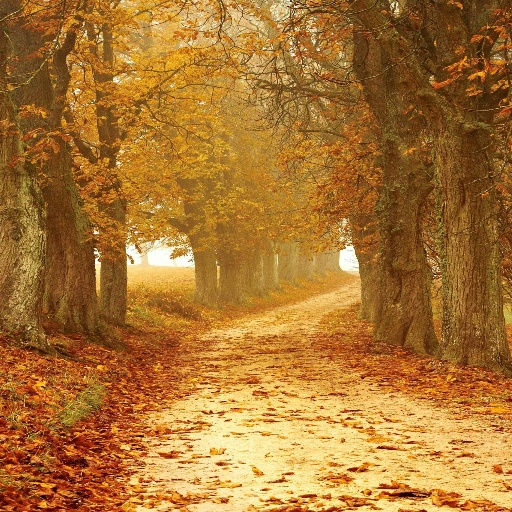
#> input picture assets/input/0002.jpg, 512 x 512 px; its folder holds only this picture in this run
$ python feature_extraction.py   (older library calls are emulated)
#> lines starting #> are read from the running program, lines starting #| are printed output that depends on the picture; after the words box and inside, x2 and y2 are one past the last pixel; in counts of white or black regions, pixels touching at a corner belong together
"""
Image Feature Extraction for Photo-to-Music Conversion
---------------------------------------------------

This script extracts comprehensive visual features from images to enable mapping
to musical parameters. The following features are extracted:

1. Multi-scale Analysis
   - Gaussian pyramids: Multi-resolution representations at different scales
   - Laplacian pyramids: Band-pass filtered versions highlighting details at different scales
   - Depth map estimation: Using focus/defocus cues to create depth information

2. Color Features
   - Color statistics: Mean, standard deviation in BGR, HSV, and LAB color spaces
   - Dominant colors: Using k-means clustering to identify main colors
   - Color proportions: Distribution of colors across the image
   - Hue, saturation, and value statistics: For emotional mapping

3. Texture Features
   - GLCM (Gray Level Co-occurrence Matrix): Contrast, homogeneity, energy
   - LBP (Local Binary Pattern): Texture pattern histograms
   - Gabor filter responses: At different orientations for texture analysis

4. Shape Features
   - Edge density: Measure of detail and complexity
   - Contour analysis: Number, size, and complexity of shapes
   - Hu moments: Shape descriptors invariant to translation, rotation, and scale

5. Spatial Features
   - Grid-based analysis: 3×3 grid with statistics for each cell
   - Spatial frequency: Using FFT (Fast Fourier Transform)
   - Balance measurements: Horizontal and vertical distribution of elements

Mapping
- Color features → Harmonic structure, chord progressions, and emotional qualities
- Texture features → Timbre selection and instrumental choices
- Shape features → Melodic contours and phrase structures
- Spatial features → Rhythmic patterns and time signatures
- Depth information → Musical layering and spatial characteristics

The extracted features are saved as JSON data for subsequent musical parameter mapping.
"""

import cv2
import numpy as np
import matplotlib.pyplot as plt
import os
import argparse
from tqdm import tqdm
import json

def create_gaussian_pyramid(img, levels=4):
    G = img.copy()
    gaussian_pyramid = [G]
    for i in range(levels):
        G = cv2.pyrDown(G)
        gaussian_pyramid.append(G)
    return gaussian_pyramid

def create_laplacian_pyramid(gaussian_pyramid):
    laplacian_pyramid = []
    for i in range(len(gaussian_pyramid) - 1):
        # Get the current level and the expanded version of the next level
        current_level = gaussian_pyramid[i]
        expanded = cv2.pyrUp(gaussian_pyramid[i + 1])

        # Resize the expanded image to match the current level
        if expanded.shape != current_level.shape:
            expanded = cv2.resize(expanded, (current_level.shape[1], current_level.shape[0]))

        # Compute the Laplacian as the difference
        laplacian = cv2.subtract(current_level, expanded)
        laplacian_pyramid.append(laplacian)

    # Add the smallest Gaussian level as the last Laplacian level
    laplacian_pyramid.append(gaussian_pyramid[-1])

    return laplacian_pyramid

def estimate_depth(img):
    # Convert to grayscale if the image has multiple channels
    if len(img.shape) > 2:
        gray = cv2.cvtColor(img, cv2.COLOR_BGR2GRAY)
    else:
        gray = img

    # Apply Laplacian to detect edges and measure focus
    laplacian = cv2.Laplacian(gray, cv2.CV_64F)

    # Calculate local variance of Laplacian as a focus measure
    kernel_size = 15
    laplacian_abs = np.abs(laplacian)
    focus_map = cv2.GaussianBlur(laplacian_abs, (kernel_size, kernel_size), 0)

    # Normalize to get a depth map (higher values = more in focus = closer)
    depth_map = cv2.normalize(focus_map, None, 0, 1, cv2.NORM_MINMAX)

    return depth_map

def extract_color_features(img):
    # Convert to different color spaces
    hsv = cv2.cvtColor(img, cv2.COLOR_BGR2HSV)
    lab = cv2.cvtColor(img, cv2.COLOR_BGR2LAB)

    # Split channels
    b, g, r = cv2.split(img)
    h, s, v = cv2.split(hsv)
    l, a, b_lab = cv2.split(lab)

    # Calculate color histograms
    h_hist = cv2.calcHist([hsv], [0], None, [180], [0, 180])
    s_hist = cv2.calcHist([hsv], [1], None, [256], [0, 256])
    v_hist = cv2.calcHist([hsv], [2], None, [256], [0, 256])

    # Find dominant colors using k-means clustering
    pixels = img.reshape(-1, 3).astype(np.float32)
    criteria = (cv2.TERM_CRITERIA_EPS + cv2.TERM_CRITERIA_MAX_ITER, 10, 1.0)
    k = 5  # Number of dominant colors to extract
    _, labels, centers = cv2.kmeans(pixels, k, None, criteria, 10, cv2.KMEANS_RANDOM_CENTERS)

    # Count pixels in each cluster to get color proportions
    unique_labels, counts = np.unique(labels, return_counts=True)
    color_proportions = counts / counts.sum()

    # Convert centers to BGRs for color visualization
    centers = centers.astype(np.uint8)

    # Calculate color moments
    color_features = {
        # Color statistics
        'mean_hue': float(np.mean(h)),
        'std_hue': float(np.std(h)),
        'mean_saturation': float(np.mean(s)),
        'std_saturation': float(np.std(s)),
        'mean_value': float(np.mean(v)),
        'std_value': float(np.std(v)),

        # BGR statistics
        'mean_blue': float(np.mean(b)),
        'std_blue': float(np.std(b)),
        'mean_green': float(np.mean(g)),
        'std_green': float(np.std(g)),
        'mean_red': float(np.mean(r)),
        'std_red': float(np.std(r)),

        # LAB statistics (perceptual)
        'mean_lightness': float(np.mean(l)),
        'std_lightness': float(np.std(l)),

        # Dominant hues
        'dominant_hue': float(np.argmax(h_hist)),

        # Dominant colors as BGR values
        'dominant_colors': [centers[i].tolist() for i in range(k)],
        'color_proportions': color_proportions.tolist()
    }

    return color_features

def extract_texture_features(img):
    # Convert to grayscale if needed
    if len(img.shape) > 2:
        gray = cv2.cvtColor(img, cv2.COLOR_BGR2GRAY)
    else:
        gray = img

    # 1. Calculate Haralick texture features using GLCM
    # We'll use a simplified approach here
    glcm = np.zeros((256, 256), dtype=np.uint32)
    h, w = gray.shape

    # Simple GLCM computation (horizontal adjacency)
    for i in range(h):
        for j in range(w-1):
            glcm[gray[i,j], gray[i,j+1]] += 1

    # Normalize the GLCM
    glcm = glcm.astype(np.float32)
    glcm_sum = glcm.sum()
    if glcm_sum > 0:
        glcm /= glcm_sum

    # Calculate some basic GLCM statistics
    # Contrast
    contrast = 0
    for i in range(256):
        for j in range(256):
            contrast += glcm[i,j] * (i-j)**2

    # Homogeneity
    homogeneity = 0
    for i in range(256):
        for j in range(256):
            homogeneity += glcm[i,j] / (1 + abs(i-j))

    # Energy
    energy = np.sum(glcm**2)

    # 2. Local Binary Pattern (simplified)
    lbp = np.zeros_like(gray)
    for i in range(1, h-1):
        for j in range(1, w-1):
            center = gray[i, j]
            code = 0

            # Compute 8-bit LBP code
            code |= (gray[i-1, j-1] >= center) << 7
            code |= (gray[i-1, j] >= center) << 6
            code |= (gray[i-1, j+1] >= center) << 5
            code |= (gray[i, j+1] >= center) << 4
            code |= (gray[i+1, j+1] >= center) << 3
            code |= (gray[i+1, j] >= center) << 2
            code |= (gray[i+1, j-1] >= center) << 1
            code |= (gray[i, j-1] >= center) << 0

            lbp[i, j] = code

    # Calculate LBP histogram
    lbp_hist = cv2.calcHist([lbp], [0], None, [256], [0, 256])
    lbp_hist = lbp_hist.flatten() / (h * w)  # Normalize

    # 3. Gabor filters for different orientations
    gabor_features = []
    for theta in [0, np.pi/4, np.pi/2, 3*np.pi/4]:
        kernel = cv2.getGaborKernel((21, 21), 4.0, theta, 10.0, 0.5, 0, ktype=cv2.CV_32F)
        filtered = cv2.filter2D(gray, cv2.CV_8UC3, kernel)
        gabor_features.append(float(np.mean(filtered)))
        gabor_features.append(float(np.std(filtered)))

    texture_features = {
        # GLCM features
        'contrast': float(contrast),
        'homogeneity': float(homogeneity),
        'energy': float(energy),

        # LBP stats (first few bins of histogram)
        'lbp_stats': lbp_hist[:10].tolist(),

        # Gabor features
        'gabor_features': gabor_features
    }

    return texture_features

def extract_shape_features(img):
    # Convert to grayscale if needed
    if len(img.shape) > 2:
        gray = cv2.cvtColor(img, cv2.COLOR_BGR2GRAY)
    else:
        gray = img

    # Edge detection with Canny
    edges = cv2.Canny(gray, 100, 200)

    # Count edge pixels and calculate edge density
    edge_density = np.sum(edges > 0) / (edges.shape[0] * edges.shape[1])

    # Find contours
    contours, _ = cv2.findContours(edges, cv2.RETR_EXTERNAL, cv2.CHAIN_APPROX_SIMPLE)

    # Calculate contour features
    num_contours = len(contours)

    # Average contour size and complexity
    avg_contour_points = 0
    avg_contour_area = 0

    if num_contours > 0:
        total_points = sum(len(contour) for contour in contours)
        avg_contour_points = total_points / num_contours

        total_area = sum(cv2.contourArea(contour) for contour in contours)
        avg_contour_area = total_area / num_contours

    # Calculate image moments
    moments = cv2.moments(gray)
    hu_moments = cv2.HuMoments(moments).flatten()

    shape_features = {
        'edge_density': float(edge_density),
        'num_contours': num_contours,
        'avg_contour_points': float(avg_contour_points),
        'avg_contour_area': float(avg_contour_area),
        'hu_moments': [float(moment) for moment in hu_moments]
    }

    return shape_features

def extract_spatial_features(img):
    # Convert to grayscale if needed
    if len(img.shape) > 2:
        gray = cv2.cvtColor(img, cv2.COLOR_BGR2GRAY)
    else:
        gray = img

    # Divide the image into a 3x3 grid and compute statistics for each cell
    h, w = gray.shape
    cell_h, cell_w = h // 3, w // 3

    cell_stats = []
    for i in range(3):
        for j in range(3):
            # Extract cell
            cell = gray[i*cell_h:(i+1)*cell_h, j*cell_w:(j+1)*cell_w]

            # Compute statistics
            cell_stats.append({
                'mean': float(np.mean(cell)),
                'std': float(np.std(cell)),
                'position': [i, j]
            })

    # Calculate spatial frequency using FFT
    f_transform = np.fft.fft2(gray)
    f_shift = np.fft.fftshift(f_transform)
    magnitude_spectrum = 20 * np.log(np.abs(f_shift) + 1)  # Add 1 to avoid log(0)

    # Calculate statistics from frequency domain
    freq_mean = float(np.mean(magnitude_spectrum))
    freq_std = float(np.std(magnitude_spectrum))

    # Calculate horizontal and vertical imbalance
    left_half = np.mean(gray[:, :w//2])
    right_half = np.mean(gray[:, w//2:])
    h_imbalance = float(abs(left_half - right_half) / 255.0)

    top_half = np.mean(gray[:h//2, :])
    bottom_half = np.mean(gray[h//2:, :])
    v_imbalance = float(abs(top_half - bottom_half) / 255.0)

    spatial_features = {
        'cell_stats': cell_stats,
        'frequency_mean': freq_mean,
        'frequency_std': freq_std,
        'horizontal_imbalance': h_imbalance,
        'vertical_imbalance': v_imbalance
    }

    return spatial_features

def extract_all_features(img_path):
    # Read the image
    img = cv2.imread(img_path)

    if img is None:
        print(f"Error loading image: {img_path}")
        return None

    # Basic image info
    height, width, channels = img.shape if len(img.shape) == 3 else (*img.shape, 1)
    aspect_ratio = width / height

    # Generate Gaussian pyramid
    gaussian_pyramid = create_gaussian_pyramid(img, levels=4)

    # Generate Laplacian pyramid
    laplacian_pyramid = create_laplacian_pyramid(gaussian_pyramid)

    # Estimate depth
    depth_map = estimate_depth(img)
    depth_stats = {
        'mean_depth': float(np.mean(depth_map)),
        'std_depth': float(np.std(depth_map)),
        'min_depth': float(np.min(depth_map)),
        'max_depth': float(np.max(depth_map))
    }

    # Extract various features
    color_features = extract_color_features(img)
    texture_features = extract_texture_features(img)
    shape_features = extract_shape_features(img)
    spatial_features = extract_spatial_features(img)

    # Compile all features
    all_features = {
        'image_info': {
            'filename': os.path.basename(img_path),
            'height': height,
            'width': width,
            'channels': channels,
            'aspect_ratio': float(aspect_ratio)
        },
        'depth_features': depth_stats,
        'color_features': color_features,
        'texture_features': texture_features,
        'shape_features': shape_features,
        'spatial_features': spatial_features
    }

    return all_features

def process_image(img_path, output_dir):
    # Create output filename based on input filename
    base_name = os.path.basename(img_path).split('.')[0]

    # Read the image
    img = cv2.imread(img_path)

    if img is None:
        print(f"Error loading image: {img_path}")
        return None

    # Extract features
    features = extract_all_features(img_path)

    # Create output directory if it doesn't exist
    os.makedirs(output_dir, exist_ok=True)

    # Save the features as JSON
    features_path = os.path.join(output_dir, f"{base_name}_features.json")
    with open(features_path, 'w') as f:
        json.dump(features, f, indent=2)

    # Generate Gaussian pyramid
    gaussian_pyramid = create_gaussian_pyramid(img, levels=4)

    # Generate Laplacian pyramid
    laplacian_pyramid = create_laplacian_pyramid(gaussian_pyramid)

    # Estimate depth
    depth_map = estimate_depth(img)

    # Save the depth map
    depth_path = os.path.join(output_dir, f"{base_name}_depth_map.png")
    plt.imsave(depth_path, depth_map, cmap='viridis')

    # Create and save visualization
    fig, axs = plt.subplots(3, 1, figsize=(15, 15))

    # Display original image
    axs[0].imshow(cv2.cvtColor(img, cv2.COLOR_BGR2RGB))
    axs[0].set_title('Original Image')
    axs[0].axis('off')

    # Display Gaussian pyramid levels
    gaussian_resized = [cv2.resize(level, (img.shape[1] // 5, img.shape[0] // 5)) for level in gaussian_pyramid]
    gaussian_display = np.hstack(gaussian_resized)
    axs[1].imshow(cv2.cvtColor(gaussian_display, cv2.COLOR_BGR2RGB))
    axs[1].set_title('Gaussian Pyramid')
    axs[1].axis('off')

    laplacian_resized = []
    for level in laplacian_pyramid:
        # Normalize for better visualization
        level_norm = cv2.normalize(level, None, 0, 255, cv2.NORM_MINMAX).astype(np.uint8)
        laplacian_resized.append(cv2.resize(level_norm, (img.shape[1] // 5, img.shape[0] // 5)))

    laplacian_display = np.hstack(laplacian_resized)
    axs[2].imshow(laplacian_display, cmap='viridis')
    axs[2].set_title('Laplacian Pyramid')
    axs[2].axis('off')

    plt.tight_layout()

    # Save the visualization
    viz_path = os.path.join(output_dir, f"{base_name}_visualization.png")
    plt.savefig(viz_path)
    plt.close(fig)

    # Save individual pyramid levels for further processing
    for i, level in enumerate(gaussian_pyramid):
        level_path = os.path.join(output_dir, f"{base_name}_gaussian_level_{i}.png")
        cv2.imwrite(level_path, level)

    for i, level in enumerate(laplacian_pyramid):
        # Normalize for proper saving
        level_norm = cv2.normalize(level, None, 0, 255, cv2.NORM_MINMAX).astype(np.uint8)
        level_path = os.path.join(output_dir, f"{base_name}_laplacian_level_{i}.png")
        cv2.imwrite(level_path, level_norm)

    print(f"Processed {img_path} and saved results to {output_dir}")

    return features

def process_all_images(input_dir, output_dir):
    # Get all image files in the input directory
#> called with input_dir = 'assets/input', output_dir = 'assets/_results'
    image_extensions = ['.jpg', '.jpeg', '.png', '.bmp', '.tif', '.tiff']
    image_files = []

    for root, dirs, files in os.walk(input_dir):
        for file in files:
            if any(file.lower().endswith(ext) for ext in image_extensions):
                image_files.append(os.path.join(root, file))

    if not image_files:
        print(f"No image files found in {input_dir}")
        return

    print(f"Found {len(image_files)} image files in {input_dir}")

    # Process each image
    all_features = {}
    for img_path in tqdm(image_files, desc="Processing images"):
        features = process_image(img_path, output_dir)
#> in process_image, img is the input picture: shape (512, 512, 3); mean B, G, R 49.8, 115.6, 168.8
#> after the loop in create_gaussian_pyramid, `for i in range(levels):`: gaussian_pyramid = 5 items
#> the loop in create_laplacian_pyramid, `for i in range(len(gaussian_pyramid) - 1):` made 4 passes
#> after the loop in create_laplacian_pyramid, `for i in range(len(gaussian_pyramid) - 1):`:
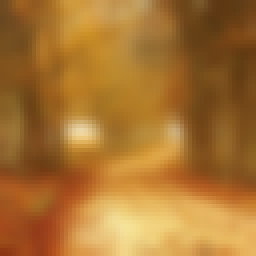
#> expanded: shape (64, 64, 3) (shown 4 times larger); mean of channels 0, 1, 2 49.6, 115.4, 168.4; drawn as B, G, R
#> after the loop in create_laplacian_pyramid, `for i in range(len(gaussian_pyramid) - 1):`: laplacian_pyramid = 4 items
#> in extract_all_features, `laplacian_pyramid = create_laplacian_pyramid(gaussian_pyramid)`: laplacian_pyramid = 5 items
#> in estimate_depth, `depth_map = cv2.normalize(focus_map, None, 0, 1, cv2.NORM_MINMAX)`:
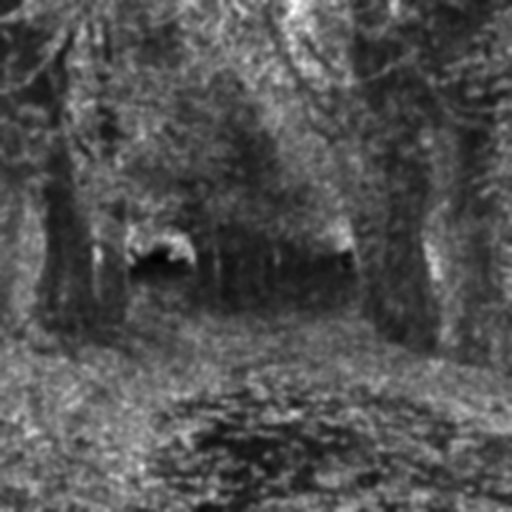
#> depth_map: shape (512, 512) float64; min 2.13e-19, max 1, mean 0.322
#> in extract_all_features, `depth_stats = { 'mean_depth': float(np.mean(depth_map)), 'std_depth': ..`: depth_stats = {'mean_depth': 0.322, 'std_depth': 0.126, 'min_depth': 2.13e-19, 'max_depth': 1}
#> in extract_color_features, `l, a, b_lab = cv2.split(lab)`:
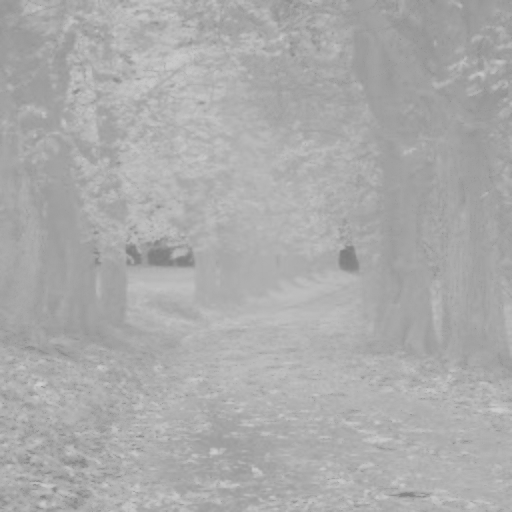
#> b_lab: shape (512, 512); min 126, max 208, mean 171.2
#> in extract_color_features, `h_hist = cv2.calcHist([hsv], [0], None, [180], [0, 180])`: h_hist = 180 values, max 35218 at index 18, min 0 at index 41, mean 1456.4
#> in extract_color_features, `s_hist = cv2.calcHist([hsv], [1], None, [256], [0, 256])`: s_hist = 256 values, max 14094 at index 255, min 4 at index 0, mean 1024
#> in extract_color_features, `v_hist = cv2.calcHist([hsv], [2], None, [256], [0, 256])`: v_hist = 256 values, max 11857 at index 255, min 0 at index 0, mean 1024
#> in extract_color_features, `_, labels, centers = cv2.kmeans(pixels, k, None, criteria, 10, cv2.KME..`: centers = [[46.84, 126.1, 186.9], [141.1, 217.6, 249], [28.87, 88.41, 146], [12.96, 55.21, 104.1], [82.04, 167.9, 224]]
#> in extract_color_features, `unique_labels, counts = np.unique(labels, return_counts=True)`: unique_labels = [0, 1, 2, 3, 4]; counts = [65075, 30174, 68131, 62637, 36127]
#> in extract_color_features, `color_proportions = counts / counts.sum()`: color_proportions = [0.248, 0.115, 0.26, 0.239, 0.138]
#> in extract_color_features, `centers = centers.astype(np.uint8)`: centers = [[46, 126, 186], [141, 217, 249], [28, 88, 145], [12, 55, 104], [82, 167, 223]]
#> in extract_all_features, `color_features = extract_color_features(img)`: color_features = 17 items
#> after the loop in extract_texture_features, `for i in range(h):`:
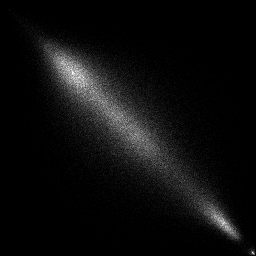
#> glcm: shape (256, 256) uint32; min 0, max 76, mean 4; drawn with min black and max white
#> after the loop in extract_texture_features, `for i in range(1, h-1):`:
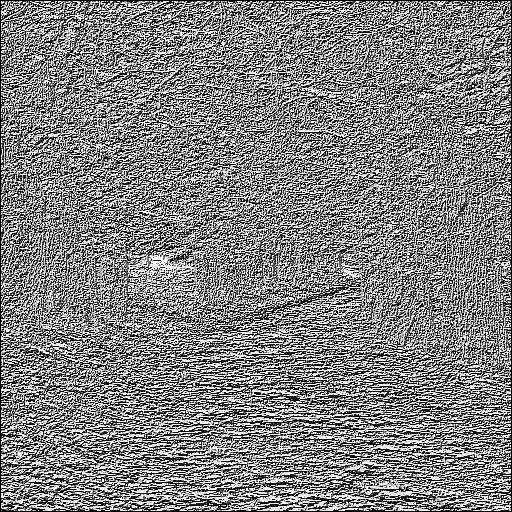
#> lbp: shape (512, 512); min 0, max 255, mean 129.8
#> in extract_texture_features, `lbp_hist = cv2.calcHist([lbp], [0], None, [256], [0, 256])`: lbp_hist = 256 values, max 24878 at index 255, min 127 at index 170, mean 1024
#> in extract_texture_features, `lbp_hist = lbp_hist.flatten() / (h * w)`: lbp_hist = 256 values, max 0.0949 at index 255, min 0.000484 at index 170, mean 0.00391
#> the loop in extract_texture_features, `for theta in [0, np.pi/4, np.pi/2, 3*np.pi/4]:` made 4 passes
#> pass 3, in extract_texture_features, `filtered = cv2.filter2D(gray, cv2.CV_8UC3, kernel)`:
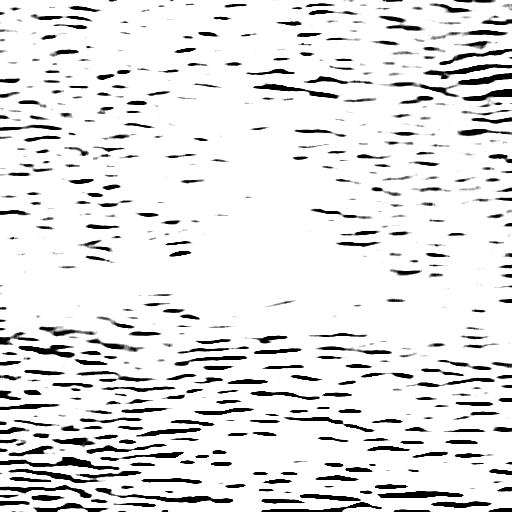
#> filtered: shape (512, 512); min 0, max 255, mean 228.4
#> after the loop in extract_texture_features, `for theta in [0, np.pi/4, np.pi/2, 3*np.pi/4]:`: gabor_features = [234.3, 63.59, 253.9, 15.13, 228.4, 72.48, 253.5, 17.53]
#> in extract_texture_features, `texture_features = { # GLCM features 'contrast': float(contrast), 'hom..`: texture_features = {'contrast': 688.8, 'homogeneity': 0.139, 'energy': 8.67e-05, 'lbp_stats': [0.0912, 0.0194, 0.0107, 0.00571, 0.0107, 0.00336, 0.00578, 0.00499, 0.0104, 0.00372], 'gabor_features': [234.3, 63.59, 253.9, 15.13, 228.4, 72.48, 253.5, 17.53]}
#> in extract_shape_features, `edges = cv2.Canny(gray, 100, 200)`:
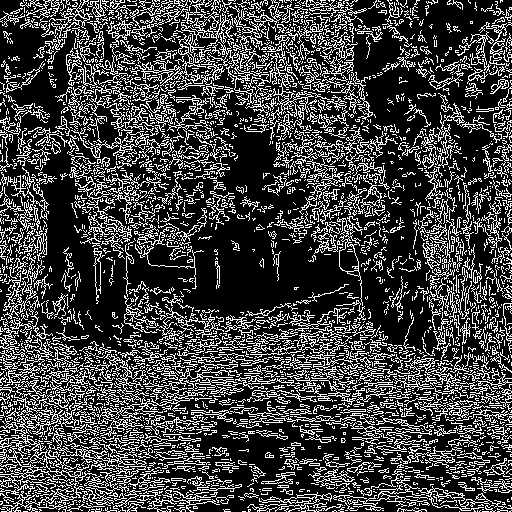
#> edges: shape (512, 512); 25.8% white in thin lines or dots
#> in extract_shape_features, `edge_density = np.sum(edges > 0) / (edges.shape[0] * edges.shape[1])`: edge_density = 0.258
#> in extract_shape_features, `contours, _ = cv2.findContours(edges, cv2.RETR_EXTERNAL, cv2.CHAIN_APP..`: contours = 3077 contours, 2850 with area under 20; largest, box (x1, y1, x2, y2) and area: (0, 381, 97, 484) 1010, (337, 216, 363, 306) 538, (52, 428, 201, 475) 396, (393, 358, 488, 395) 390, (135, 33, 212, 90) 374
#> (the rest of the program and of its run is left out)
